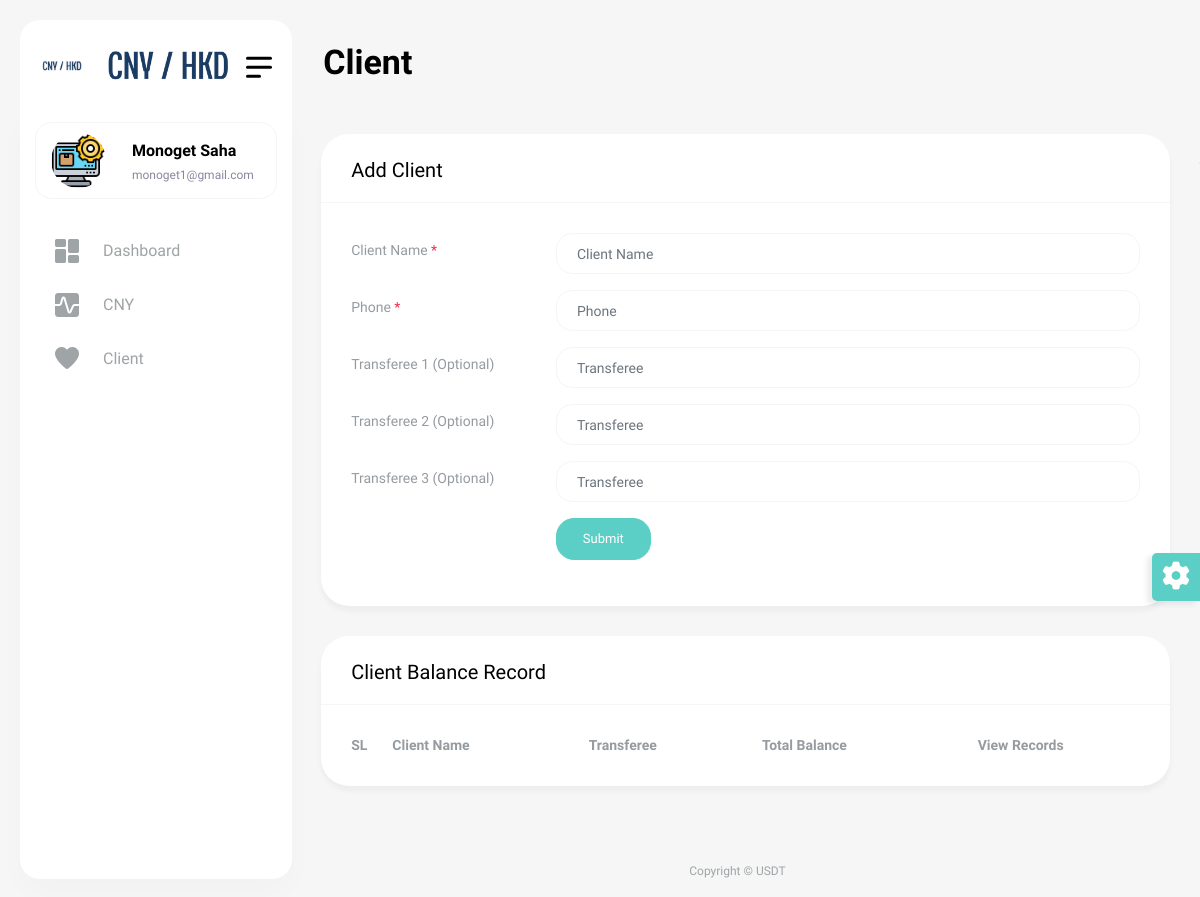
Before: /client.php (signed in) with the older database file.
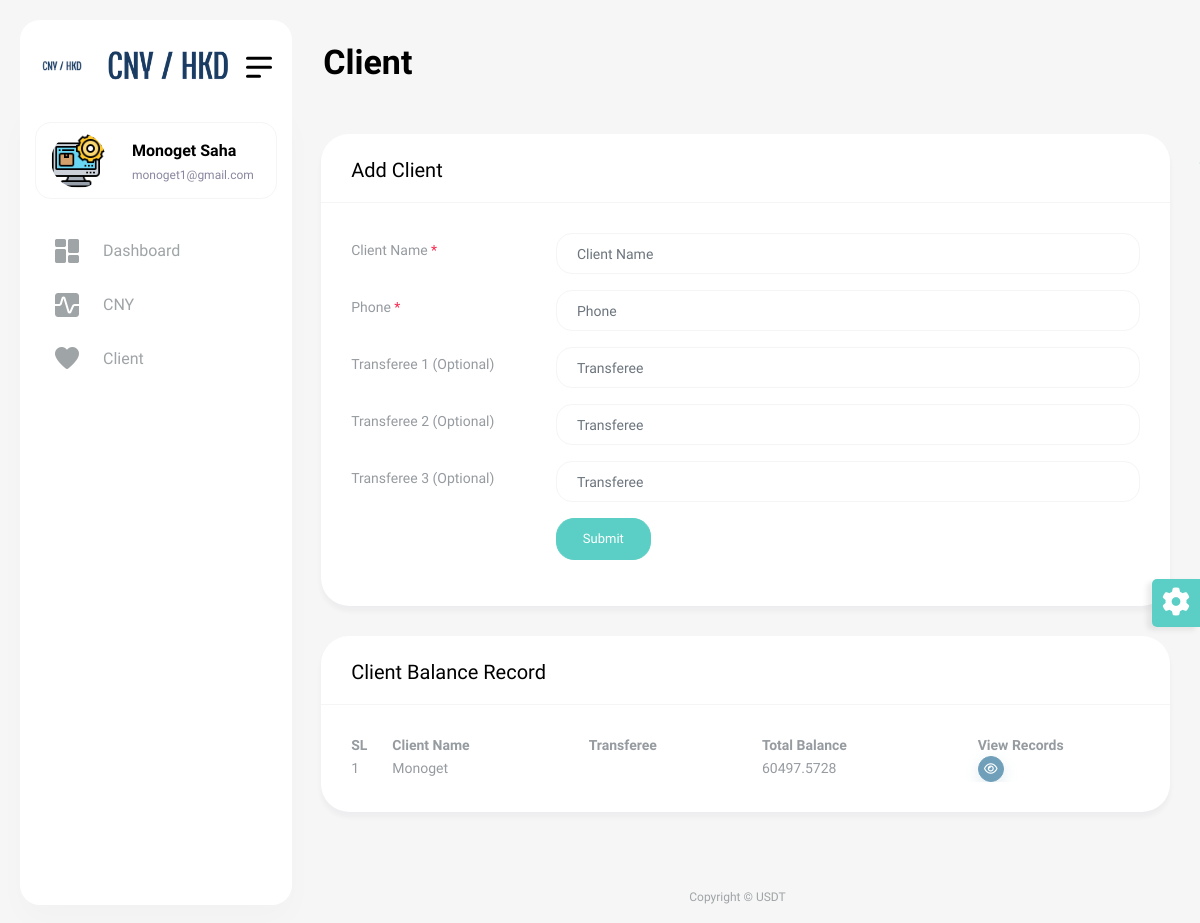
After: the same page with the newer database file.
### tables this page shows
CREATE TABLE `client` (
  `id` int(11) NOT NULL,
  `client_name` varchar(100) NOT NULL,
  `phone` varchar(25) NOT NULL,
  `trasferee` varchar(200) NOT NULL,
  `inserted_at` datetime NOT NULL,
  `updated_at` timestamp NOT NULL DEFAULT current_timestamp() ON UPDATE current_timestamp()
);

### include/dbController.php (called while the page is built, shortened)
<?php
class DBController {
    private $host = "localhost";
    private $user = "root";
    private $password = "";
    private $database = "usdt";
    private $conn;
    function __construct() {
        $this->conn = $this->connectDB();
    }
    function connectDB() {
        $conn = mysqli_connect($this->host,$this->user,$this->password,$this->database);
        return $conn;
    }
    function runQuery($query) {
        $result = mysqli_query($this->conn,$query);
        while($row=mysqli_fetch_assoc($result)) {
            $resultset[] = $row;
        }
        if(!empty($resultset))
            return $resultset;
    }
    function numRows($query) {
        $result  = mysqli_query($this->conn,$query);
        $rowcount = mysqli_num_rows($result);
        return $rowcount;
    }
}

### client.php (the view, shortened to what the rows shown need)
<?php
require_once("include/dbController.php");
$db_handle = new DBController();
?>
<!DOCTYPE html>
<html lang="en">
<head>
    <?php require_once('include/css.php'); ?>
</head>
<body>
<div id="main-wrapper">
    <?php require_once('include/navbar.php'); ?>
    <div class="content-body">
        <div class="container-fluid">
            <div class="row invoice-card-row">
                <?php if (isset($_GET['depositId'])) { ?>
                    <div class="col-12">
                        <div class="card">
                            <div class="card-header">
                                <h4 class="card-title">Update Staking CNY</h4>
                            </div>
                            <div class="card-body">
                                <div class="basic-form">
                                    <form method="post" action="Update">
                                        <?php $data = $db_handle->runQuery("SELECT * FROM deposit_cny where id={$_GET['depositId']}"); ?>
                                        <input type="hidden" value="<?php echo $data[0]["id"]; ?>" name="id" required>
                                        <div class="mb-3 row">
                                            <label class="col-sm-3 col-form-label">Client Name</label>
                                            <div class="col-sm-9">
                                                <input type="text" class="form-control" name="client_name"
                                                       placeholder="Client Name"
                                                       value="<?php echo $data[0]["client_name"]; ?>" required>
                                            </div>
                                        </div>
                                        <div class="mb-3 row">
                                            <label class="col-sm-3 col-form-label">Transferee</label>
                                            <div class="col-sm-9">
                                                <input type="text" class="form-control" name="transferee"
                                                       value="<?php echo $data[0]["transferee"]; ?>"
                                                       placeholder="Transferee">
                                            </div>
                                        </div>
                                        <div class="mb-3 row">
                                            <label class="col-sm-3 col-form-label">CNY/HKD Rate</label>
                                            <div class="col-sm-9">
                                                <input type="text" class="form-control" name="conversion_rate"
                                                       placeholder="CNY/HKD Rate"
                                                       value="<?php echo $data[0]["conversion_rate"]; ?>" required>
                                            </div>
                                        </div>
                                        <div class="mb-3 row">
                                            <label class="col-sm-3 col-form-label">Input Method</label>
                                            <div class="col-sm-9">
                                                <input type="text" class="form-control" name="input_method"
                                                       value="<?php echo $data[0]["input_method"]; ?>"
                                                       placeholder="Input Method">
                                            </div>
                                        </div>
                                        <div class="mb-3 row">
                                            <label class="col-sm-3 col-form-label">Account Number</label>
                                            <div class="col-sm-9">
                                                <input type="text" class="form-control" name="account_number"
                                                       value="<?php echo $data[0]["account_number"]; ?>"
                                                       placeholder="Account Number">
                                            </div>
                                        </div>
                                        <div class="mb-3 row">
                                            <label class="col-sm-3 col-form-label">Bank Name</label>
                                            <div class="col-sm-9">
                                                <input type="text" class="form-control" name="bank_name"
                                                       value="<?php echo $data[0]["bank_name"]; ?>"
                                                       placeholder="Bank Name">
                                            </div>
                                        </div>
                                        <div class="mb-3 row">
                                            <label class="col-sm-3 col-form-label">Bank Holder</label>
                                            <div class="col-sm-9">
                                                <input type="text" class="form-control" name="bank_holder"
                                                       value="<?php echo $data[0]["bank_holder"]; ?>"
                                                       placeholder="Bank Holder">
                                            </div>
                                        </div>
                                        <div class="mb-3 row">
                                            <label class="col-sm-3 col-form-label">Amount</label>
                                            <div class="col-sm-9">
                                                <input type="text" class="form-control" name="amount"
                                                       value="<?php echo $data[0]["amount"]; ?>"
                                                       placeholder="Amount">
                                            </div>
                                        </div>
                                        <div class="mb-3 row">
                                            <label class="col-sm-3 col-form-label">Status</label>
                                            <div class="col-sm-9">
                                                <select class="default-select  form-control wide" name="status"
                                                        required>
                                                    <option value="Pending" <?php echo ($data[0]["status"] == 'Pending') ? "selected" : ""; ?>>
                                                        Pending
                                                    </option>
                                                    <option value="Withdraw" <?php echo ($data[0]["status"] == 'Approve') ? "selected" : ""; ?>>
                                                        Approve
                                                    </option>
                                                </select>
                                            </div>
                                        </div>
                                        <div class="mb-3 row">
                                            <div class="col-sm-6 mx-auto">
                                                <button type="submit" class="btn btn-primary w-25"
                                                        name="updateCNY">Submit
                                                </button>
                                            </div>
                                        </div>
                                    </form>
                                </div>
                            </div>
                        </div>
                    </div>
                <?php } else { ?>
                    <div class="col-12">
                        <div class="card">
                            <div class="card-body">
                                <div class="table-responsive">
                                    <table id="example4" class="display" style="min-width: 845px">
                                        <thead>
                                        <tr>
                                            <th>SL</th>
                                            <th>Client Name</th>
                                            <th>Transferee</th>
                                            <th>Total Balance</th>
                                            <th>View Records</th>
                                        </tr>
                                        </thead>
                                        <tbody>
                                        <?php
                                        $client = $db_handle->runQuery("SELECT * FROM client order by id desc");
                                        $row_count = $db_handle->numRows("SELECT * FROM client order by id desc");
                                        for ($i = 0; $i < $row_count; $i++) {
                                            ?>
                                            <tr>
                                                <td><?php echo $i + 1; ?></td>
                                                <td><?php echo $client[$i]["client_name"]; ?></td>
                                                <td><?php echo $client[$i]["transferee"]; ?></td>
                                                <td>
                                                    <?php
                                                    $balance= $db_handle->runQuery("SELECT * FROM balance where client_id={$client[$i]["id"]} order by id desc");
                                                    $row = $db_handle->numRows("SELECT * FROM balance where client_id={$client[$i]["id"]} order by id desc");
                                                    $total=0;
                                                    for($j=0;$j<$row;$j++){
                                                        if($balance[$j]["balance_type"]=='Deposit'){
                                                            $total+=$balance[$j]["balance"]/$balance[$j]["conversion_rate"];
                                                        }else{
                                                            $total-=$balance[$j]["balance"]/$balance[$j]["conversion_rate"];
                                                        }
                                                    }
                                                    echo round($total, 4);
                                                    ?>
                                                </td>
                                                <td>
                                                    <button class="btn btn-secondary shadow btn-xs sharp mr-1"
                                                            data-toggle="modal" data-target=".bd-example-modal-xl"><i
                                                                class="fa fa-eye" onclick="showRecord(<?php echo $client[$i]["id"]; ?>);"></i></button>
                                                </td>
                                            </tr>
                                            <?php
                                        }
                                        ?>
                                        </tbody>
                                    </table>
                                </div>
                            </div>
                        </div>
                    </div>
                <?php } ?>
            </div>
        </div>
    </div>
</div>
</body>
</html>

### include/navbar.php (shortened to what the rows shown need)
<div class="dlabnav">
    <div class="dlabnav-scroll">
        <ul class="metismenu" id="menu">
            <li class="dropdown header-profile">
                <a class="nav-link" href="javascript:void(0);" role="button" data-bs-toggle="dropdown">
                    <?php $data = $db_handle->runQuery("SELECT * FROM admin_login where id={$_SESSION['userid']}"); ?>
                    <img src="<?php echo $data[0]["image"]; ?>" width="20" alt=""/>
                    <div class="header-info ms-3">
                        <span class="font-w600 "><b><?php echo $data[0]["name"]; ?></b></span>
                        <small class="text-end font-w400"><?php echo $data[0]["email"]; ?></small>
                    </div>
                </a>
            </li>
        </ul>
    </div>
</div>

Changed rows visible on the page:
added client: client_name "Monoget", total "60497.5728"
